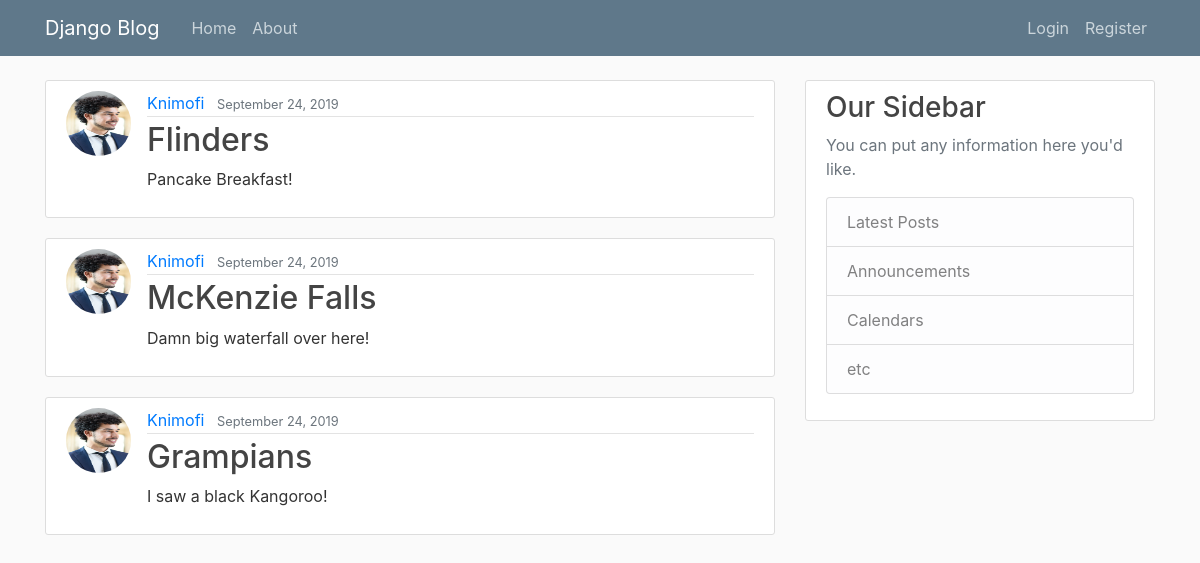
The page /blog/ on the database as committed earlier.
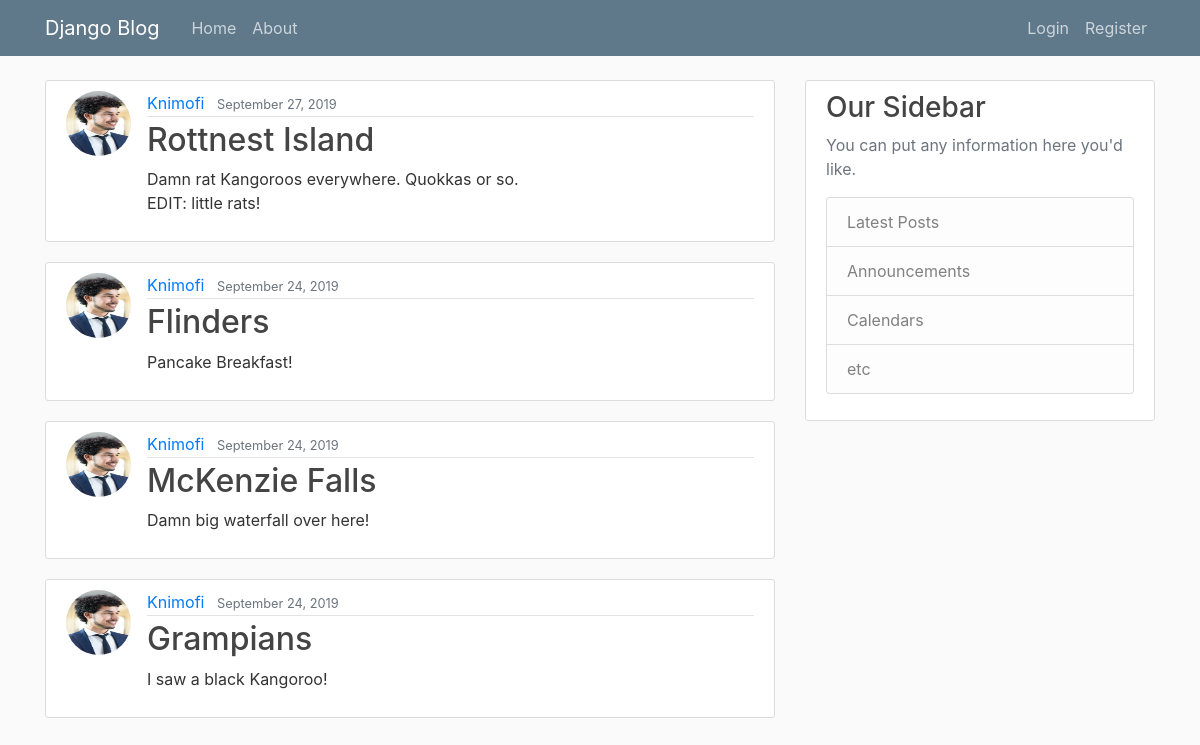
The same page on the database as committed later.
### blog/models.py (models this page shows, shortened)
class Post(models.Model):
    title = models.CharField(max_length=100)
    content = models.TextField()
    date_posted = models.DateTimeField(default=timezone.now)
    author = models.ForeignKey(User, on_delete=models.CASCADE)

### users/models.py (models this page shows, shortened)
class Profile(models.Model):
    user = models.OneToOneField(User, on_delete=models.CASCADE)
    image = models.ImageField(default='default.jpg', upload_to='profile_pics')

### blog/views.py (the view)
# urls.py: path('', PostListView.as_view(), name='blog-home'),
class PostListView(ListView):
    model = Post
    template_name = 'blog/home.html'    # <app>/<model>_<viewtype>.html
    context_object_name = 'posts'
    ordering = ['-date_posted']
    paginate_by = 5

### blog/templates/blog/home.html
{% extends "blog/base.html" %}
{% block content %}
    {% for post in posts %}
        <article class="media content-section">
         <img class="rounded-circle article-img" src="{{ post.author.profile.image.url }}">
         <div class="media-body">
           <div class="article-metadata">
            <a class="mr-2" href="#">{{ post.author }}</a>
            <small class="text-muted">{{ post.date_posted|date:"F d, Y" }}</small>
          </div>
            <h2><a class="article-title" href="{% url 'post-detail' post.id %}"> {{ post.title }}</a></h2>
            <p class="article-content">{{ post.content }}</p>
          </div>
        </article>
    {% endfor %}
{% endblock content %}

Rows that differ between the two databases and show on the page:
added Post: author.profile.image (picture), author "Knimofi", date_posted "September 27, 2019", title "Rottnest Island", content "Damn rat Kangoroos everywhere. Quokkas or so. EDIT: little rats!"
